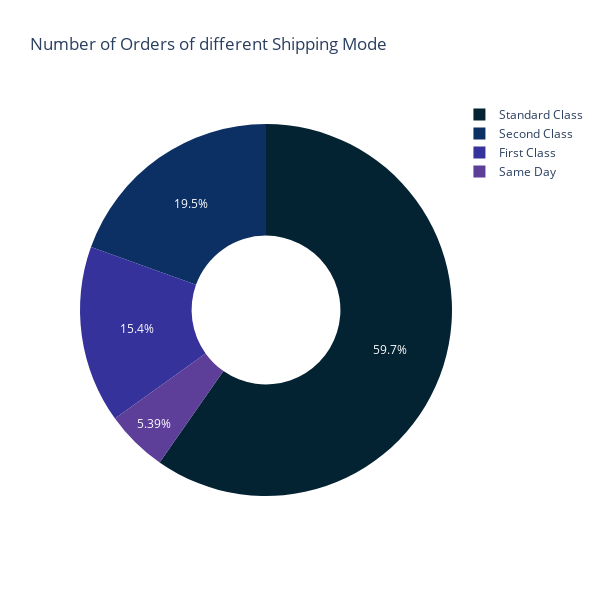

The code cell stored with this chart in its notebook:
### Code cell
#Customer Segments
data_Customer_Segment=df1.groupby(['Shipping Mode'])['Order Id'].count().reset_index(name='Number of Orders').sort_values(by= 'Number of Orders', ascending= False)
px.pie(data_Customer_Segment, values='Number of Orders', names= 'Shipping Mode', hole=0.4, title= 'Number of Orders of different Shipping Mode', 
       width=600 , height=600 , color_discrete_sequence = px.colors.sequential.thermal)

### Figure 1 — Plotly figure (JSON) as saved in the notebook; plotly's stock layout.template omitted (floating-point values rounded to 4 significant figures)
{"data": [{"domain": {"x": [0, 1], "y": [0, 1]}, "hole": 0.4, "hovertemplate": "Shipping Mode=%{label}<br>Number of Orders=%{value}<extra></extra>", "labels": ["Standard Class", "Second Class", "First Class", "Same Day"], "legendgroup": "", "name": "", "showlegend": true, "type": "pie", "values": [107752, 35216, 27814, 9737]}], "layout": {"height": 600, "legend": {"tracegroupgap": 0}, "piecolorway": ["rgb(3, 35, 51)", "rgb(13, 48, 100)", "rgb(53, 50, 155)", "rgb(93, 62, 153)", "rgb(126, 77, 143)", "rgb(158, 89, 135)", "rgb(193, 100, 121)", "rgb(225, 113, 97)", "rgb(246, 139, 69)", "rgb(251, 173, 60)", "rgb(246, 211, 70)", "rgb(231, 250, 90)"], "title": {"text": "Number of Orders of different Shipping Mode"}, "width": 600}}
